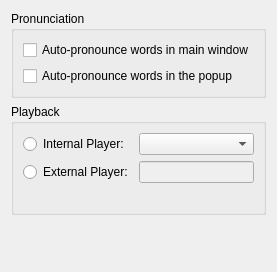
     <widget class="QWidget" name="tab_audio">
      <attribute name="icon">
       <iconset resource="../../resources.qrc">
        <normaloff>:/icons/playsound_color.svg</normaloff>:/icons/playsound_color.svg</iconset>
      </attribute>
      <attribute name="title">
       <string>&amp;Audio</string>
      </attribute>
      <layout class="QVBoxLayout" name="verticalLayout_7">
       <item>
        <widget class="QGroupBox" name="groupBox_3">
         <property name="title">
          <string>Pronunciation</string>
         </property>
         <layout class="QVBoxLayout" name="verticalLayout_15">
          <item>
           <widget class="QCheckBox" name="pronounceOnLoadMain">
            <property name="text">
             <string>Auto-pronounce words in main window</string>
            </property>
           </widget>
          </item>
          <item>
           <widget class="QCheckBox" name="pronounceOnLoadPopup">
            <property name="text">
             <string>Auto-pronounce words in the popup</string>
            </property>
           </widget>
          </item>
         </layout>
        </widget>
       </item>
       <item>
        <widget class="QGroupBox" name="groupBox_4">
         <property name="title">
          <string>Playback</string>
         </property>
         <layout class="QGridLayout" name="gridLayout_audioPlayer">
          <item row="0" column="0">
           <widget class="QRadioButton" name="useInternalPlayer">
            <property name="toolTip">
             <string>Play audio files via built-in audio support</string>
            </property>
            <property name="text">
             <string>Internal Player:</string>
            </property>
           </widget>
          </item>
          <item row="0" column="1">
           <widget class="QComboBox" name="internalPlayerBackend">
            <property name="toolTip">
             <string>Choose audio back end</string>
            </property>
           </widget>
          </item>
          <item row="1" column="0">
           <widget class="QRadioButton" name="useExternalPlayer">
            <property name="toolTip">
             <string>Use any external audio player to play audio files</string>
            </property>
            <property name="text">
             <string>External Player:</string>
            </property>
           </widget>
          </item>
          <item row="1" column="1">
           <widget class="QLineEdit" name="audioPlaybackProgram">
            <property name="enabled">
             <bool>false</bool>
            </property>
            <property name="toolTip">
             <string>Enter audio player command line</string>
            </property>
           </widget>
          </item>
          <item row="2" column="0" colspan="2">
           <widget class="QLabel" name="externalPlayerHint">
            <property name="textFormat">
             <enum>Qt::RichText</enum>
            </property>
            <property name="wordWrap">
             <bool>true</bool>
            </property>
           </widget>
          </item>
         </layout>
        </widget>
       </item>
       <item>
        <spacer name="verticalSpacer_2">
         <property name="orientation">
          <enum>Qt::Vertical</enum>
         </property>
         <property name="sizeHint" stdset="0">
          <size>
           <width>20</width>
           <height>46</height>
          </size>
         </property>
        </spacer>
       </item>
      </layout>
     </widget>
